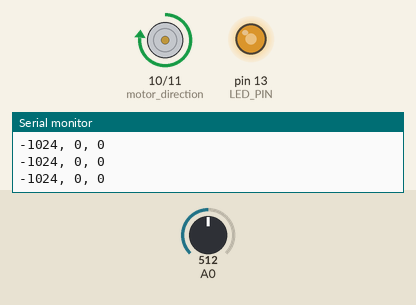
Bench run of a sketch on a simulated Arduino Uno, built with avr-gcc and run on an emulated ATmega328P. On the bench: direction and speed pins drawn as motors (green arrow = direction pin HIGH = forward, orange = LOW = backward, longer = more drive), output pins drawn as LEDs (lit = HIGH), the last lines printed to the serial monitor. The inputs (shaded band) are chosen by the test bench; at power-on: A0 = 512.

Above: at 1.2 s.
1.3 s: A0 set to 306
4.3 s: A0 set to 290
At 5.1 s:
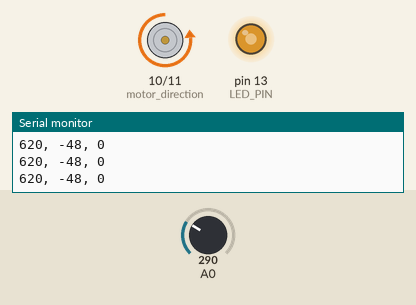
7.3 s: A0 set to 316
10.3 s: A0 set to 335
12.4 s: A0 set to 122
At 12.9 s:
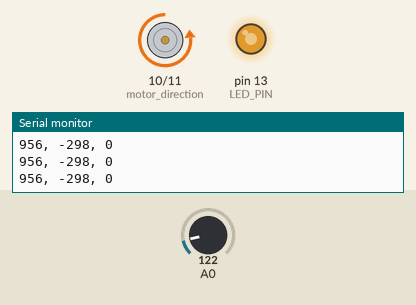
13.9 s: A0 set to 108
At 14.5 s:
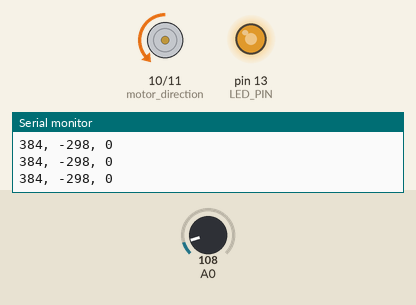
16.9 s: A0 set to 91
At 17.8 s:
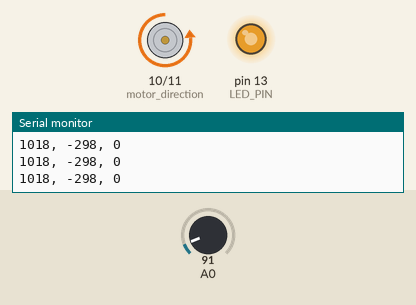
Timing chart, 0 to 20.5 s (numbered marks = the images above; inputs shaded):
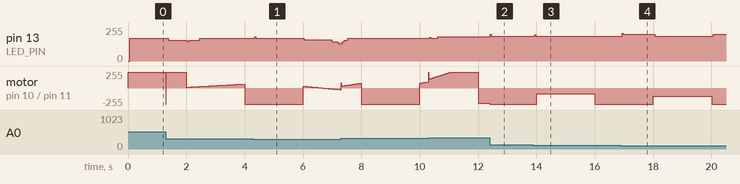

The sketch:

lab_9.ino
```cpp
// (licence header left out)
// AVR Libc includes
    #include <avr/io.h>
    #include <avr/interrupt.h>
    #include <stdint.h>
    #include <string.h>

// Project specific includes
    #include "configuration.h"
    #include "USART.c"

// Global variables

    volatile uint8_t start_flag = 0;

    float P;
    float I;
    int16_t D;

    int32_t accumulator;
    int16_t error;
    int16_t feedback;
    int16_t plant_drive;

void setup(){

    pinMode(LED_PIN, OUTPUT);
    pinMode(motor_direction, OUTPUT);
    pinMode(motor_PWM, OUTPUT);
    TCCR2A = _BV(COM2A1) | _BV(COM2B1) | _BV(WGM21) | _BV(WGM20);
    TCCR2B = _BV(CS22);                                                //FIXME: the motor hum is annoying - change PWM prescaler...
    OCR2A = 0;

    init_timer_1_CTC(100);          // Enable the ISR
    init_USART( );                  // Enable USART ISR
}


/*********************************************************************************
 *  ______  ____   _____   ______  _____  _____    ____   _    _  _   _  _____
 * |  ____|/ __ \ |  __ \ |  ____|/ ____||  __ \  / __ \ | |  | || \ | ||  __ \
 * | |__  | |  | || |__) || |__  | |  __ | |__) || |  | || |  | ||  \| || |  | |
 * |  __| | |  | ||  _  / |  __| | | |_ ||  _  / | |  | || |  | || . ` || |  | |
 * | |    | |__| || | \ \ | |____| |__| || | \ \ | |__| || |__| || |\  || |__| |
 * |_|     \____/ |_|  \_\|______|\_____||_|  \_\ \____/  \____/ |_| \_||_____/
 *
 ********************************************************************************/

ISR(USART_RX_vect){
/*
 * @brief This Interrupt Service Routine is called when a new character is received
 * on the serial port.  As quickly as possible, the AVR transfers the character to
 * a circular buffer.  The main loop code then retrieves data from this buffer.
 * Observe that this mechanism allows data to be received at a high rate of speed
 * independent of the main loop.
 *
 * @todo This function should be in the USART.c file but there is a error
 * "multiple definition of `  vector_18".  Apparently Arduino detects when an ISR
 * is in the main sketch.  If you place it somewhere else it is missed and replaced
 * with the Arduino handler.  This is the source of the multiple definitions
 * error -  * see discussion @ http://forum.arduino.cc/index.php?topic=42153.0
 * Note that the three variables used in this function are all global is scope.
 * This was done so that this function could be included in the projects main page.
 *
 * @note The vector name is not "USART_RXC" as indicated in the data sheet.
 * Instead, the ATMega328p "iom328p.h" file identified the name as "USART_RX_vect".

 * @note From the ATMEL data sheet "When interrupt driven data reception is used, the
 * receive complete routine must read the received data from UDRn in order to
 * clear the RXCn Flag, otherwise a new interrupt will occur once the interrupt
 * routine terminates.
 *
 */

   ISR_main_link_circ_bufer[circ_buf_head] = UDR0;
   circ_buf_head++;
   circ_buf_head &= 0b00011111;
}


ISR(TIMER1_COMPA_vect){

/* @brief This Interrupt Service Routine (ISR) serves as the 100 Hz heartbeat
 * for the Arduino.  See the companion function init_timer_1_CTC for additional
 * information.
 *
 * @ Note:
 *    1) Compiler generated code pushes status register and any used registers to stack.
 *    2) Calling a subroutine from the ISR causes compiler to save all 32 registers; a
 *       slow operation (fact check).
 *    3) Status and used registers are popped by compiler generated code.
 */

    static uint8_t cnt;
    static uint16_t time_in_state = 0;
    static uint16_t setpoint = 0;
    static uint8_t state = 0;

    int16_t PWM_DC;
    static int16_t last_feedback;

    char buf[50];

    digitalWrite(LED_PIN, HIGH);        // Connect oscilloscope to verify cooperative scheduling is functioning correctly.
                                        // Which is to say, the LED should not be on with a 100% duty cycle...

    D = analogRead(A0) - feedback;
    //D = (analogRead(A0) - feedback) * Kd;
    feedback = (analogRead(A0));
    error = setpoint - feedback;
    //P = (float)error * Kp;

    if (abs(error) < 20)
    {
      D *= 2;
    }
    else
    {
      D *= 8;
    }

    P = (float)error * Kp;

    if (abs (error) < 100)
    {
      accumulator += error;
      I = accumulator * Ki;                              // Add your PID code here...
    }
    /*
    else
    {
      I = 0;
    }
    */

    //accumulator += error;
    //I = accumulator * Ki;

    plant_drive = (int)P + (int)I - D;

    PWM_DC = plant_drive;


// Limit the duty cycle to +/- 240
    if (PWM_DC >= 240){
        PWM_DC = 240;
    }
    else if (PWM_DC <= -240){
        PWM_DC = -240;
    }


// Drive the Cytron MD10C
    if (PWM_DC >=0){
        digitalWrite(10, LOW);
        OCR2A = PWM_DC;
    }
    else{
        digitalWrite(10, HIGH);
        OCR2A = -PWM_DC;
    }


    //sprintf(buf, "%d, %d, %d, %d\n",feedback, (int)P, (int)I, D);
    sprintf(buf, "%d, %d, %d\n", (int) P, (int)I, D);
    //sprintf(buf, "%d\n", (int)P);
    USART_puts(buf);


    if (++time_in_state == 200){

        time_in_state = 0;

       if (state){
           setpoint = 600;
           state = 0;
       }
       else{
           setpoint = 300;
           state = 1;
       }
    }

     digitalWrite(LED_PIN, LOW);

}


/*********************************************************************************
 *  ____            _____  _  __ _____  _____    ____   _    _  _   _  _____
 * |  _ \    /\    / ____|| |/ // ____||  __ \  / __ \ | |  | || \ | ||  __ \
 * | |_) |  /  \  | |     | ' /| |  __ | |__) || |  | || |  | ||  \| || |  | |
 * |  _ <  / /\ \ | |     |  < | | |_ ||  _  / | |  | || |  | || . ` || |  | |
 * | |_) |/ ____ \| |____ | . \| |__| || | \ \ | |__| || |__| || |\  || |__| |
 * |____//_/    \_\\_____||_|\_\\_____||_|  \_\ \____/  \____/ |_| \_||_____/
 *
 ********************************************************************************/


void loop(){
    // Yup, the main loop does nothing...
}


void init_timer_1_CTC(long desired_ISR_freq){
/*
 * @brief Configure timer #1 to operate in Clear Timer on Capture Match (CTC Mode)
 *
 *      desired_ISR_freq = (f_clk / prescale value) /  Output Compare Registers
 *
 *   For example:
 *        Given a Arduino Uno: F_clk = 16 MHz
 *        let prescale = 64
 *        let desired ISR heartbeat = 100 Hz
 *
 *        if follows that OCR1A = 2500
 *
 * @param desired_ISR_freq is the desired operating frequency of the ISR
 * @param f_clk must be defined globally e.g., #define f_clk 16000000L
 *
 * @return void
 *
 * @note The prescale value is set manually in this function.  Refer to ATMEL ATmega48A/PA/88A/PA/168A/PA/328/P datasheet for specific settings.
 *
 * @warning There are no checks on the desired_ISR_freq parameter.  Use this function with caution.
 *
 * @warning Use of this code will break the Arduino Servo() library.
 */
    cli();                                          // Disable global
    TCCR1A = 0;                                     // Clear timer counter control registers.  The initial value is zero but it appears Arduino code modifies them on startup...
    TCCR1B = 0;
    TCCR1B |= (1 << WGM12);                         // Timer #1 using CTC mode
    TIMSK1 |= (1 << OCIE1A);                        // Enable CTC interrupt
    TCCR1B |= (1 << CS10)|(1 << CS11);              // Prescale: divide by f_clk by 64.  Note SC12 cleared earlier
    OCR1A = (f_clk / 64L) / desired_ISR_freq;       // Interrupt when TCNT1 equals the top value of the counter specified by OCR
    sei();                                          // Enable global
}
```

USART.c
```cpp
// AVR Libc includes
    #include <avr/io.h>
    #include <avr/interrupt.h>
    #include <stdint.h>

    #include "configuration.h"

    void init_USART(void);

// Private variables

    static volatile uint8_t ISR_main_link_circ_bufer[32];
    static volatile uint8_t circ_buf_head = 0;
    static volatile uint8_t circ_buf_tail = 0;


/* init_USART ()
 *
 * @brief Configure the USART and configure the ISR to interrupt on receipt of a new char.
 *
 * The baud rate is calculated as:
 *
 *                  f_osc
 *      BAUD = -----------------
 *              16 * (UBRR + 1)
 *
 * of if your prefer,
 *
 *                 f_osc
 *      UBBR = --------------  - 1
 *               16 * BAUD
 *
 * @param f_clk - not exactly a parameter but it must be defined preferably near
 * top of main e.g., #define f_clk 16000000L
 *
 * @param baud_rate - not exactly a parameter but it must be defined preferably near
 *  top of main e.g., #define baud_rate 19200L
 *
 * @return void
 */
void init_USART(){

    #define desired_UBRR ((f_clk/(16UL * baud_rate)) - 1)
    cli();                                                        // Disable global
    UBRR0H = (unsigned char)(desired_UBRR >> 8);                  // Set the baud rate generator
    UBRR0L = (unsigned char)desired_UBRR;
    UCSR0B = (1 << RXEN0) | (1 << TXEN0) | (1 << RXCIE0);         // Enable the USART hardware as well as the interrupt flag
    UCSR0C = (1<<USBS0) | (1 << UCSZ01) | (1 << UCSZ00);          // 8 bits, 2 stop bit, no parity
    sei();                                                       // Enable global
}


void USART_gets (char *P){


    uint8_t i = circ_buf_tail;                  // start loop at tail and work towards buffer's head
    char temp;

    if (circ_buf_head == circ_buf_tail){        // shouldn't ever get here - better safe than sorry...
        *P = 0x00;
    }
    else{
        while (i != circ_buf_head){
            temp = ISR_main_link_circ_bufer[i];
            *P = temp;
            i++;
            i = i & 0b00011111;
            P++;
            if (temp == line_terminator){
                break;
            }
        }
        P--;                                    // kill the line terminator
        *P = 0x00;                              // null terminate
        circ_buf_tail = i;
    }
}


void USART_puts(char *D){

    do {
        UDR0 = *D;                              // send a byte
        while ( !( UCSR0A & (1 << UDRE0)) );    // wait before sending the next byte
        D++;
        }
    while(*D != 0x00);

}


void USART_puts_ROM(const char *D){

    do {
        UDR0 = *D;                              // send a byte
        while ( !( UCSR0A & (1 << UDRE0)) );    // wait before sending the next byte
        D++;
        }
    while(*D != 0x00);
}


uint8_t USART_is_string(void){

    uint8_t result = 0x00;                       // default answer
    uint8_t i = circ_buf_tail;                   // start looking at end

    if (circ_buf_head != circ_buf_tail){

        /* The next line of code requires a bit of explanation.  Recall that the next char
         * into the circular buffer is inserted at the location pointed to by HEAD.  As we
         * "peek" into the circular buffer we start at TAIL and work our way to HEAD.
         * However, we don't want to look at HEAD itself.  We want one less than HEAD.  An
         * easy way to perform this calculation is to take advantage of modulo math.  Simply
         * add 31 to the HEAD and mask off the overflow bit.
         */

        while (i != ((circ_buf_head + 31) & 0b00011111 )){
            i ++;                               // mod 32
            i = i & 0b00011111;
            if (ISR_main_link_circ_bufer[i] == line_terminator){
                result = 0x01;
                break;
            }
        }
    }
    return result;
}


/*
 * The following functions are taken directly from the Atmel data sheet document #8271G–AVR–02/2013
 */
 //   void USART_TX( unsigned char data ){
 //       while ( !( UCSR0A & (1 << UDRE0)) );        // Wait for empty transmit buffer
 //       UDR0 = data;                                // Put data into buffer, sends the data
 //   }


 //   unsigned char USART_RX( void ){
 //   // AVR has a two level FIFO..
 //       while ( !(UCSR0A & (1 << RXC0)) );          // Wait for data to be received
 //       return UDR0;                                // Get and return received data from buffer
 //   }


/*
void USART_nb_puts_RAM(char *D){

    static uint_8 lockout;

    do {
        TXREG = *D;                        // send a byte
        while(!(TXSTA & 0b00000010));      // wait before sending the next byte
        D++;
        }
    while(*D != NULL);
}

*/
```

configuration.h
```cpp
#ifndef configuration_H
#define	configuration_H

    #define f_clk  16000000UL
    #define baud_rate 19200UL

    #define line_terminator 0x0A      // ASCII Line Feed

    #define LED_PIN 13
    #define motor_direction 10
    #define motor_PWM 11

    #define mot_feedback A0

    #define Kp 2
    #define Ki 4/100
    #define Kd 5

#endif
```

Measured:
- the behaviour switches between 101 and 100 on A0 (found by bisection; images 3 and 4)
- after the input at 4.3 s, pin 13 (LED_PIN): 172/255 → 171/255 at once, → 158/255 1.7 s later, → 146/255 0.96 s later, → 128/255 0.20 s later
- after the input at 12.4 s, pin 13 (LED_PIN): 183/255 → 186/255 at once; motor on pin 10 (motor_direction) / pin 11 (motor_PWM): backward 232/255 → backward 240/255 at once
- after the input at 13.9 s, pin 13 (LED_PIN): 186/255 → 197/255 at once, → 186/255 0.04 s later
- after the input at 16.9 s, pin 13 (LED_PIN): 186/255 → 201/255 at once, → 186/255 1.1 s later, → 201/255 2.0 s later
